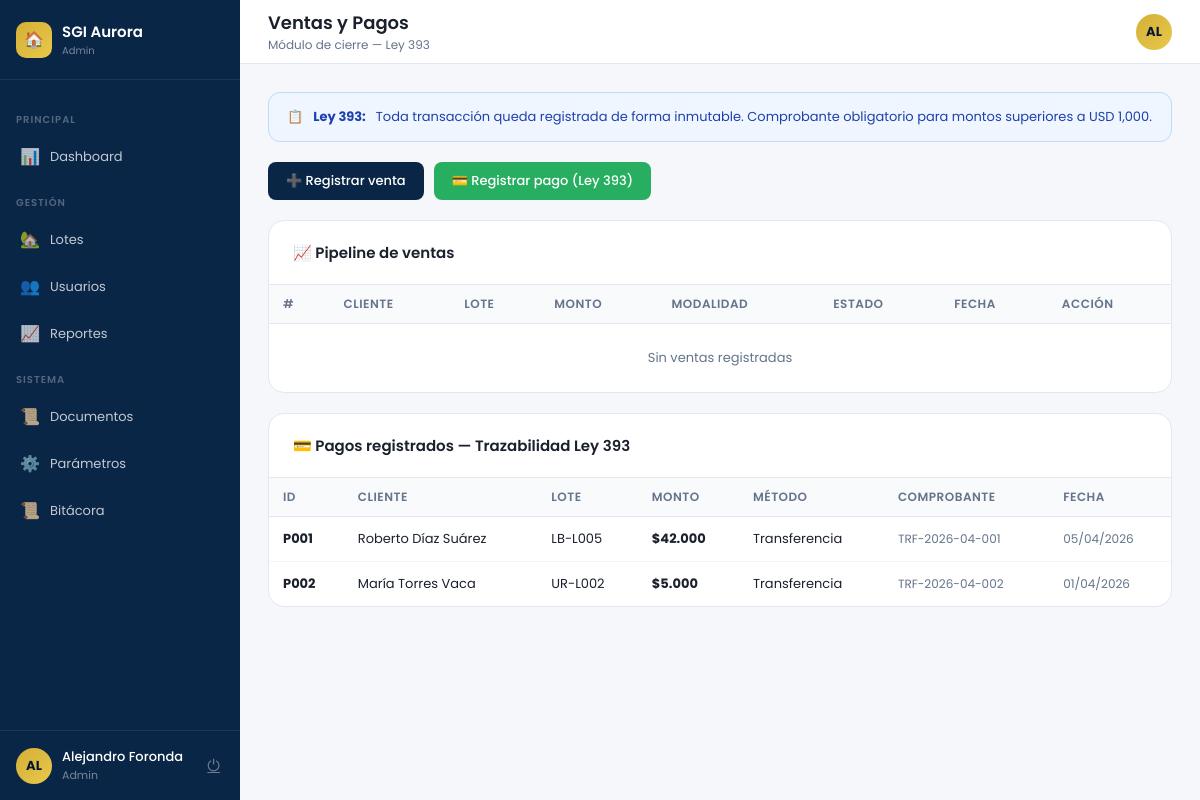
Page /asesor/ventas.php (signed in) on the committed database.
### tables this page shows
CREATE TABLE pagos (
  id           INT AUTO_INCREMENT PRIMARY KEY,
  venta_id     INT NOT NULL,
  cliente_id   INT NOT NULL,
  monto        DECIMAL(12,2) NOT NULL,
  metodo       ENUM('Transferencia','Efectivo','Cheque','QR') NOT NULL,
  comprobante  VARCHAR(100),
  fecha_pago   DATE NOT NULL,
  registrado_por INT,
  created_at   DATETIME DEFAULT CURRENT_TIMESTAMP,
   
  FOREIGN KEY (venta_id)       REFERENCES ventas(id),
  FOREIGN KEY (cliente_id)     REFERENCES clientes(id),
  FOREIGN KEY (registrado_por) REFERENCES usuarios(id) ON DELETE SET NULL
);

CREATE TABLE usuarios (
  id          INT AUTO_INCREMENT PRIMARY KEY,
  nombre      VARCHAR(120) NOT NULL,
  email       VARCHAR(120) NOT NULL UNIQUE,
  password    VARCHAR(255) NOT NULL,    
  rol         ENUM('cliente','asesor','legal','admin') NOT NULL DEFAULT 'cliente',
  estado      ENUM('activo','inactivo') NOT NULL DEFAULT 'activo',
  telefono    VARCHAR(30),
  ci          VARCHAR(30),
  created_at  DATETIME DEFAULT CURRENT_TIMESTAMP,
  ultimo_acceso DATETIME
);

CREATE TABLE lotes (
  id          INT AUTO_INCREMENT PRIMARY KEY,
  codigo      VARCHAR(20) NOT NULL UNIQUE,
  nombre      VARCHAR(150) NOT NULL,
  zona_id     INT NOT NULL,
  direccion   VARCHAR(200),
  superficie  DECIMAL(10,2) NOT NULL,
  precio      DECIMAL(12,2) NOT NULL,
  tipo        ENUM('Residencial','Comercial','Industrial') DEFAULT 'Residencial',
  estado      ENUM('disponible','apartado','vendido','revision') DEFAULT 'revision',
  verificado  TINYINT(1) DEFAULT 0,
  servicios   VARCHAR(200),             
  emoji       VARCHAR(10) DEFAULT '🏡',
  asesor_id   INT,
  created_at  DATETIME DEFAULT CURRENT_TIMESTAMP,
  FOREIGN KEY (zona_id)   REFERENCES zonas(id),
  FOREIGN KEY (asesor_id) REFERENCES usuarios(id) ON DELETE SET NULL
);

### asesor/ventas.php (the view, shortened to what this page needs)
<?php
$pdo = getDB();
$ventas = $pdo->query("
    SELECT v.*, u.nombre cliente_nombre, l.codigo, l.nombre lote_nombre
    FROM ventas v JOIN clientes c ON c.id=v.cliente_id JOIN usuarios u ON u.id=c.usuario_id
    JOIN lotes l ON l.id=v.lote_id WHERE v.asesor_id={$_SESSION['user_id']} ORDER BY v.created_at DESC
")->fetchAll();
$pagos    = $pdo->query("SELECT p.*, u.nombre cliente_nombre, l.codigo FROM pagos p JOIN clientes c ON c.id=p.cliente_id JOIN usuarios u ON u.id=c.usuario_id JOIN ventas v ON v.id=p.venta_id JOIN lotes l ON l.id=v.lote_id ORDER BY p.created_at DESC LIMIT 20")->fetchAll();
require_once __DIR__ . '/../includes/layout.php';
?>
<div class="alert alert-info" style="margin-bottom:20px">
  📋 <strong>Ley 393:</strong> Toda transacción queda registrada de forma inmutable. Comprobante obligatorio para montos superiores a USD 1,000.
</div>
<div style="display:flex;gap:10px;margin-bottom:20px;flex-wrap:wrap">
  <button onclick="openModal('modal-venta')" class="btn btn-primary">➕ Registrar venta</button>
  <button onclick="openModal('modal-pago')"  class="btn btn-green">💳 Registrar pago (Ley 393)</button>
</div>
<div class="card" style="margin-bottom:20px">
  <div class="card-header"><h3>📈 Pipeline de ventas</h3></div>
  <div class="card-body p0">
    <table class="table">
      <thead><tr><th>#</th><th>Cliente</th><th>Lote</th><th>Monto</th><th>Modalidad</th><th>Estado</th><th>Fecha</th><th>Acción</th></tr></thead>
      <tbody>
        </tr><?php endforeach;
        if(empty($ventas)): ?><tr><td colspan="8" style="text-align:center;padding:24px;color:var(--muted)">Sin ventas registradas</td></tr><?php endif; ?>
      </tbody>
    </table>
  </div>
</div>
<div class="card">
  <div class="card-header"><h3>💳 Pagos registrados — Trazabilidad Ley 393</h3></div>
  <div class="card-body p0">
    <table class="table">
      <thead><tr><th>ID</th><th>Cliente</th><th>Lote</th><th>Monto</th><th>Método</th><th>Comprobante</th><th>Fecha</th></tr></thead>
      <tbody>
        <?php foreach($pagos as $p): ?><tr>
          <td><strong>P<?= str_pad($p['id'],3,'0',STR_PAD_LEFT) ?></strong></td>
          <td><?= htmlspecialchars($p['cliente_nombre']) ?></td>
          <td><?= htmlspecialchars($p['codigo']) ?></td>
          <td><strong>$<?= number_format($p['monto'],0,',','.') ?></strong></td>
          <td><?= $p['metodo'] ?></td>
          <td style="font-size:12px;color:var(--muted)"><?= htmlspecialchars($p['comprobante'] ?? '—') ?></td>
          <td style="font-size:12px;color:var(--muted)"><?= date('d/m/Y', strtotime($p['fecha_pago'])) ?></td>
        </tr><?php endforeach;
        if(empty($pagos)): ?><tr><td colspan="7" style="text-align:center;padding:24px;color:var(--muted)">Sin pagos registrados</td></tr><?php endif; ?>
      </tbody>
    </table>
  </div>
</div>
<?php require_once __DIR__ . '/../includes/layout_end.php'; ?>

### includes/layout.php (style rules this page uses)
* { margin:0;padding:0;box-sizing:border-box }
:root { --navy:#0A2647;--navy-l:#1a3a6b;--navy-d:#061830; --gold:#D4AF37;--gold-l:#e8c84a; --green:#27AE60;--orange:#F39C12;--red:#E74C3C;--blue:#2E86C1; --bg:#F5F7FA;--white:#fff;--text:#1a202c;--muted:#64748b; --border:#e2e8f0;--sidebar-w:240px; }
body { font-family:'Poppins',sans-serif;background:var(--bg);color:var(--text);min-height:100vh;display:flex }
.card { background:var(--white);border-radius:16px;border:1px solid var(--border);margin-bottom:20px }
.card-header { padding:20px 24px;border-bottom:1px solid var(--border);display:flex;align-items:center;justify-content:space-between }
.card-header h3 { font-size:15px;font-weight:600 }
.card-body { padding:24px }
.card-body.p0 { padding:0 }
.table { width:100%;border-collapse:collapse }
.table th { padding:10px 14px;text-align:left;font-size:12px;font-weight:600;color:var(--muted);background:#f8fafc;border-bottom:1px solid var(--border);text-transform:uppercase;letter-spacing:.5px }
.table td { padding:12px 14px;font-size:13px;border-bottom:1px solid #f1f5f9;vertical-align:middle }
.table tr:last-child td { border-bottom:none }
.btn { display:inline-flex;align-items:center;gap:6px;padding:9px 18px;border-radius:8px;font-size:13px;font-weight:500;cursor:pointer;font-family:'Poppins',sans-serif;transition:all .2s;border:none;text-decoration:none }
.btn-primary { background:var(--navy);color:#fff }
.btn-green { background:var(--green);color:#fff }
.alert { padding:14px 18px;border-radius:12px;font-size:13px;display:flex;align-items:flex-start;gap:10px;margin-bottom:16px }
.alert-info { background:#eff6ff;border:1px solid #bfdbfe;color:#1e40af }

### rows in the picture
pagos: id "001", usuarios.nombre "Roberto Díaz Suárez", lotes.codigo "LB-L005", monto "42.000", metodo "Transferencia", comprobante "TRF-2026-04-001", fecha_pago "05/04/2026"
pagos: id "002", usuarios.nombre "María Torres Vaca", lotes.codigo "UR-L002", monto "5.000", metodo "Transferencia", comprobante "TRF-2026-04-002", fecha_pago "01/04/2026"

### other values in the picture
$rol "Admin"
$sec['seccion'] "PRINCIPAL"
$item['icon'] "📊"
$item['label'] "Dashboard"
$sec['seccion'] "GESTIÓN"
$item['icon'] "🏡"
$item['label'] "Lotes"
$item['icon'] "👥"
$item['label'] "Usuarios"
$item['icon'] "📈"
$item['label'] "Reportes"
$sec['seccion'] "SISTEMA"
$item['icon'] "📜"
$item['label'] "Documentos"
$item['icon'] "⚙️"
